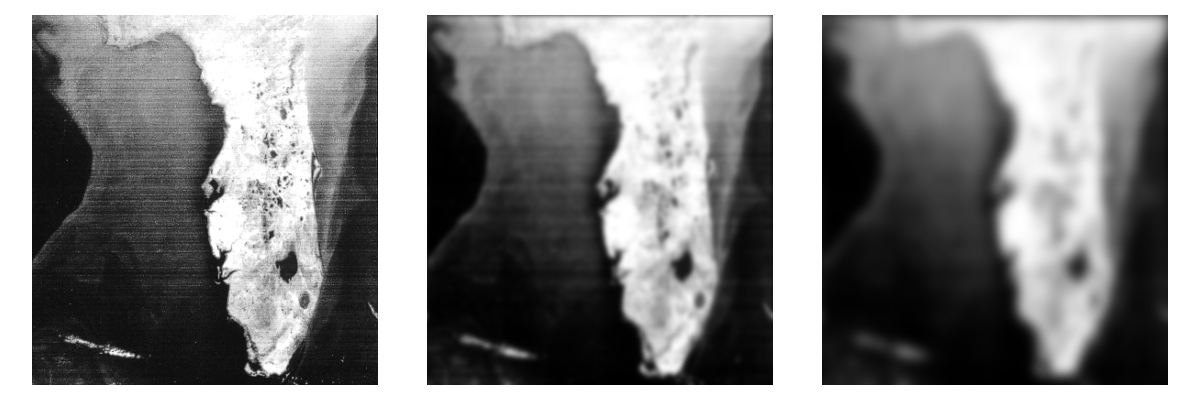

Generate this figure with Python:
import os
import sys
import numpy as np
import matplotlib.pyplot as plt
from skimage.io import imread
from skimage.util import img_as_float
from libDIPUM.lpfilter import lpfilter
from libDIP.dftFiltering4e import dftFiltering4e
from libDIPUM.data_path import dip_data

# Data
img_path = dip_data('satellite_original.tif')
f = img_as_float(imread(img_path))
M, N = f.shape
P = 2 * M
Q = 2 * N

# Filter design
H1 = np.fft.ifftshift(lpfilter('gaussian', P, Q, 50))
H2 = np.fft.ifftshift(lpfilter('gaussian', P, Q, 20))

# Filtering
g50 = dftFiltering4e(f, H1)
g20 = dftFiltering4e(f, H2)

# Display
fig, axes = plt.subplots(1, 3, figsize=(12, 4))
axes[0].imshow(f, cmap='gray')
axes[0].axis('off')

axes[1].imshow(g50, cmap='gray')
axes[1].axis('off')

axes[2].imshow(g20, cmap='gray')
axes[2].axis('off')

plt.tight_layout()
plt.savefig('Figure450.png')
plt.show()
